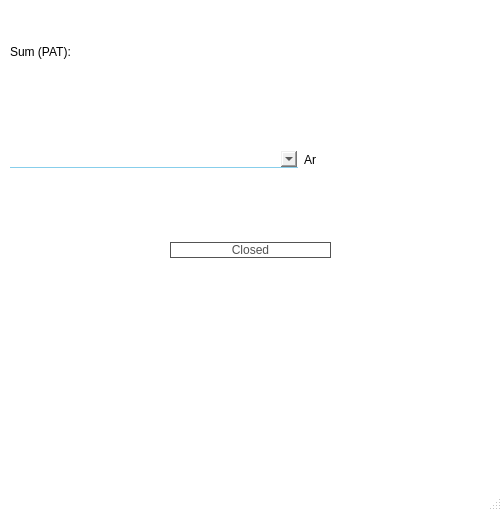
<?xml version="1.0" encoding="UTF-8"?>
<ui version="4.0">
 <class>DeletePat</class>
 <widget class="QMainWindow" name="DeletePat">
  <property name="geometry">
   <rect>
    <x>0</x>
    <y>0</y>
    <width>502</width>
    <height>511</height>
   </rect>
  </property>
  <property name="windowTitle">
   <string>MainWindow</string>
  </property>
  <property name="styleSheet">
   <string notr="true">QMainWindow
{
	background-color: rgb(255, 255, 255);
}</string>
  </property>
  <widget class="QWidget" name="centralwidget">
   <widget class="QWidget" name="horizontalLayoutWidget">
    <property name="geometry">
     <rect>
      <x>170</x>
      <y>230</y>
      <width>161</width>
      <height>41</height>
     </rect>
    </property>
    <layout class="QHBoxLayout" name="horizontalLayout">
     <item>
      <widget class="QPushButton" name="pushButton">
       <property name="cursor">
        <cursorShape>PointingHandCursor</cursorShape>
       </property>
       <property name="styleSheet">
        <string notr="true">/*QPushButton
{
	font: 16pt &quot;Snap ITC&quot;;
}
QPushButton
{
	font: 16pt &quot;Snap ITC&quot;;

	background-color: rgb(255, 255, 255);
	color:rgb(0, 85, 255) ;
	border-color: rgb(0,85,255);
	border-style: solid 5px;
	border : 1px solid rgb(0,85,255);
	border-radius: 10px;
}
QPushButton:hover
{
border : 2px solid rgb(0,0,255);
color : rgb(0, 0, 255);
}*/

QPushButton
{
	font: 16pt &quot;Snap ITC&quot;;
}
QPushButton
{
	font: 16pt &quot;Snap ITC&quot;;

	background-color: rgb(255, 255, 255);
	color: rgb(83, 83, 83);
	border-color: rgb(83, 83, 83);
	border-style: solid 5px;
	border : 1px solid rgb(83, 83, 83);
	border-radius: 10px;
}
QPushButton:hover
{
	border : 2px solid  rgb(31, 31, 31);
	color: rgb(31, 31, 31);
	background-color: rgb(236, 236, 236);
}
</string>
       </property>
       <property name="text">
        <string>Closed</string>
       </property>
      </widget>
     </item>
    </layout>
   </widget>
   <widget class="QWidget" name="verticalLayoutWidget">
    <property name="geometry">
     <rect>
      <x>10</x>
      <y>0</y>
      <width>581</width>
      <height>211</height>
     </rect>
    </property>
    <layout class="QVBoxLayout" name="verticalLayout">
     <item>
      <widget class="QLabel" name="label">
       <property name="styleSheet">
        <string notr="true">font: 16pt &quot;Snap ITC&quot;;</string>
       </property>
       <property name="text">
        <string>Sum (PAT):</string>
       </property>
      </widget>
     </item>
     <item>
      <layout class="QHBoxLayout" name="horizontalLayout_2">
       <item>
        <widget class="QComboBox" name="comboBox">
         <property name="styleSheet">
          <string notr="true">QComboBox
{
	border-top:none;
	border-rigth:none;
	border-left:none;	
	border-bottom:1px solid skyblue;
	font: 16pt &quot;Segoe Script&quot;;
}</string>
         </property>
        </widget>
       </item>
       <item>
        <widget class="QLabel" name="label_3">
         <property name="styleSheet">
          <string notr="true">font: 16pt &quot;Snap ITC&quot;;</string>
         </property>
         <property name="text">
          <string>Ar</string>
         </property>
        </widget>
       </item>
      </layout>
     </item>
    </layout>
   </widget>
  </widget>
  <widget class="QMenuBar" name="menubar">
   <property name="geometry">
    <rect>
     <x>0</x>
     <y>0</y>
     <width>502</width>
     <height>21</height>
    </rect>
   </property>
  </widget>
  <widget class="QStatusBar" name="statusbar"/>
 </widget>
 <resources/>
 <connections/>
</ui>
